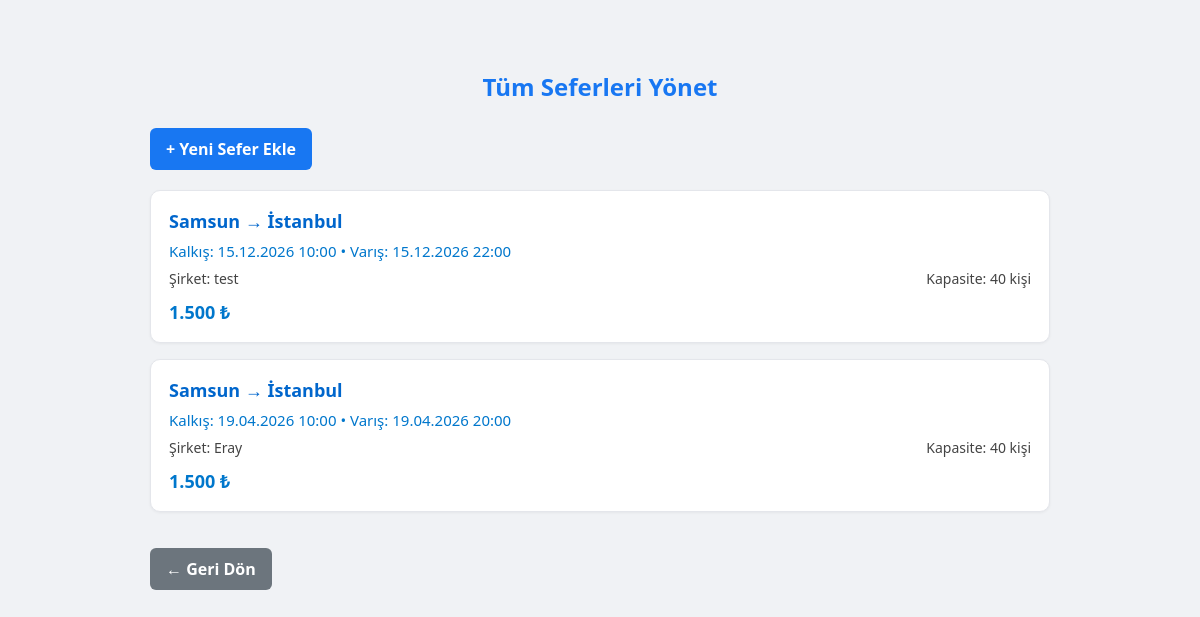
Screenshot of /manage_trips.php (signed in) with the database file from the repository.
### tables this page shows
CREATE TABLE "Trips" (
	"id" TEXT PRIMARY KEY,
	"company_id" TEXT NOT NULL,
	"departure_city" TEXT NOT NULL,
	"destination_city" TEXT NOT NULL,
	"trip_date" TEXT NOT NULL,          -- YENİ
	"departure_time" TEXT NOT NULL,
	"arrival_time" TEXT NOT NULL,
	"price" INTEGER NOT NULL,
	"capacity" INTEGER NOT NULL,
	"created_date" TEXT NOT NULL DEFAULT CURRENT_TIMESTAMP,
	FOREIGN KEY("company_id") REFERENCES "Bus_Company"("id") ON DELETE CASCADE
);

CREATE TABLE "Bus_Company" (
  "id" TEXT PRIMARY KEY,
  "name" TEXT NOT NULL UNIQUE,
  "logo_path" TEXT,
  "created_at" TEXT NOT NULL DEFAULT CURRENT_TIMESTAMP
);

### manage_trips.php (the view, shortened to what this page needs)
<?php
try {
    $pdo = new PDO("sqlite:yavuzlar.db");
    $pdo->setAttribute(PDO::ATTR_ERRMODE, PDO::ERRMODE_EXCEPTION);
    $stmt = $pdo->prepare("
        SELECT
            t.id,
            t.departure_city,
            t.destination_city,
            t.trip_date,
            t.departure_time,
            t.arrival_time,
            t.price,
            t.capacity,
            c.name AS company_name
        FROM Trips t
        JOIN Bus_Company c ON t.company_id = c.id
        ORDER BY t.departure_time DESC
    ");
    $stmt->execute();
    $trips = $stmt->fetchAll(PDO::FETCH_ASSOC);
} catch (Exception $e) {
    $message = 'Seferler yüklenirken hata oluştu.';
    $message_type = 'error';
}
?>
<!DOCTYPE html>
<html lang="tr">
<head>
</head>
<body>
    <div class="container">
        <h2> Tüm Seferleri Yönet</h2>
        <a href="add_trip.php" class="btn">+ Yeni Sefer Ekle</a>
        <?php if (!empty($trips)): ?>
            <?php foreach ($trips as $trip): ?>
                <div class="trip-item">
                    <div class="route">
                        <?= htmlspecialchars($trip['departure_city']) ?> → <?= htmlspecialchars($trip['destination_city']) ?>
                    </div>
                    <div class="time">
                        Kalkış: <?= date('d.m.Y H:i', strtotime($trip['trip_date'] . ' ' . $trip['departure_time'])) ?> •
                        Varış: <?= date('d.m.Y H:i', strtotime($trip['trip_date'] . ' ' . $trip['arrival_time'])) ?>
                    </div>
                    <div class="details">
                        <span>Şirket: <?= htmlspecialchars($trip['company_name']) ?></span>
                        <span>Kapasite: <?= (int)$trip['capacity'] ?> kişi</span>
                    </div>
                    <div style="display: flex; justify-content: space-between; align-items: center; margin-top: 12px;">
                        <span class="price"><?= number_format($trip['price'], 0, ',', '.') ?> ₺</span>
                    </div>
                </div>
            <?php endforeach; ?>
        <?php else: ?>
            <div class="no-data">Henüz sefer eklenmemiş.</div>
        <?php endif; ?>
        <a href="admin_dashboard.php" class="btn btn-secondary">← Geri Dön</a>
    </div>
</body>
</html>

### manage_trips.php (style rules this page uses)
:root { --facebook-blue: #1877F2; --light-bg: #f0f2f5; --white: #ffffff; --gray: #65676b; --light-gray: #e4e6eb; --danger: #dc3545; }
body { font-family: 'Segoe UI', system-ui, sans-serif; background-color: var(--light-bg); margin: 0; padding: 0; color: #1c1e21; }
.container { max-width: 900px; margin: 30px auto; padding: 20px; }
h2 { color: var(--facebook-blue); text-align: center; margin-bottom: 25px; font-size: 24px; }
.btn { padding: 10px 16px; background-color: var(--facebook-blue); color: white; text-decoration: none; border-radius: 6px; font-weight: 600; display: inline-block; margin-bottom: 20px; transition: background-color 0.2s; }
.btn-secondary { background-color: #6c757d; margin-top: 20px; }
.trip-item { background: var(--white); border: 1px solid var(--light-gray); border-radius: 10px; padding: 18px; margin-bottom: 16px; box-shadow: 0 1px 3px rgba(0,0,0,0.05); }
.route { font-weight: bold; color: #0066cc; font-size: 18px; margin-bottom: 8px; }
.time { color: #0077cc; margin: 6px 0; font-size: 15px; }
.details { display: flex; justify-content: space-between; font-size: 14px; color: #444; margin: 8px 0; }
.price { font-weight: bold; color: #0077cc; font-size: 18px; }

### rows the page displays
trips: departure_city "Samsun", destination_city "İstanbul", trip_date+departure_time "15.12.2026 10:00", trip_date+arrival_time "15.12.2026 22:00", company.name "test", capacity "40", price "1.500"
trips: departure_city "Samsun", destination_city "İstanbul", trip_date+departure_time "19.04.2026 10:00", trip_date+arrival_time "19.04.2026 20:00", company.name "Eray", capacity "40", price "1.500"
